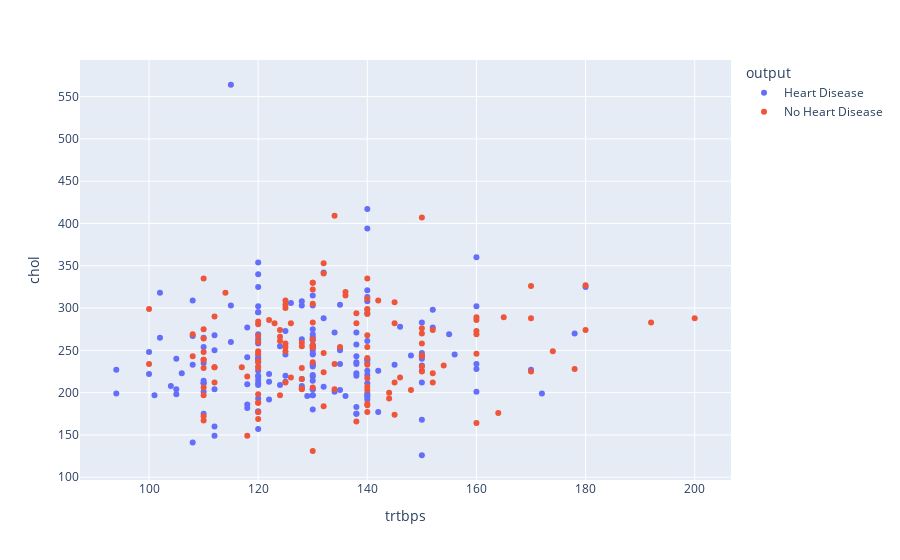

Notebook code for this chart:
### Code cell
fig3 = px.scatter(df, x='trtbps', y='chol', color='output')
fig3.show()

### Figure 1 — Plotly figure (JSON) as saved in the notebook; plotly's stock layout.template omitted (floating-point values rounded to 4 significant figures; data arrays with more than 128 entries replaced by an {"elided": "..."} marker saying what was removed)
{"data": [{"hovertemplate": "output=Heart Disease<br>trtbps=%{x}<br>chol=%{y}<extra></extra>", "legendgroup": "Heart Disease", "marker": {"color": "#636efa", "symbol": "circle"}, "mode": "markers", "name": "Heart Disease", "orientation": "v", "showlegend": true, "type": "scatter", "x": {"elided": "165 int values"}, "xaxis": "x", "y": {"elided": "165 int values"}, "yaxis": "y"}, {"hovertemplate": "output=No Heart Disease<br>trtbps=%{x}<br>chol=%{y}<extra></extra>", "legendgroup": "No Heart Disease", "marker": {"color": "#EF553B", "symbol": "circle"}, "mode": "markers", "name": "No Heart Disease", "orientation": "v", "showlegend": true, "type": "scatter", "x": {"elided": "138 int values"}, "xaxis": "x", "y": {"elided": "138 int values"}, "yaxis": "y"}], "layout": {"legend": {"title": {"text": "output"}, "tracegroupgap": 0}, "margin": {"t": 60}, "xaxis": {"anchor": "y", "domain": [0, 1], "title": {"text": "trtbps"}}, "yaxis": {"anchor": "x", "domain": [0, 1], "title": {"text": "chol"}}}}
